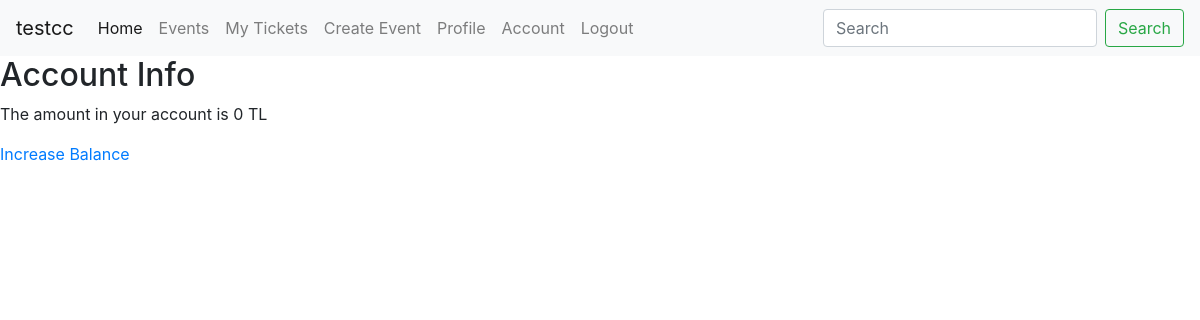
/plane/account/ (signed in), run on an earlier commit of the app's database.
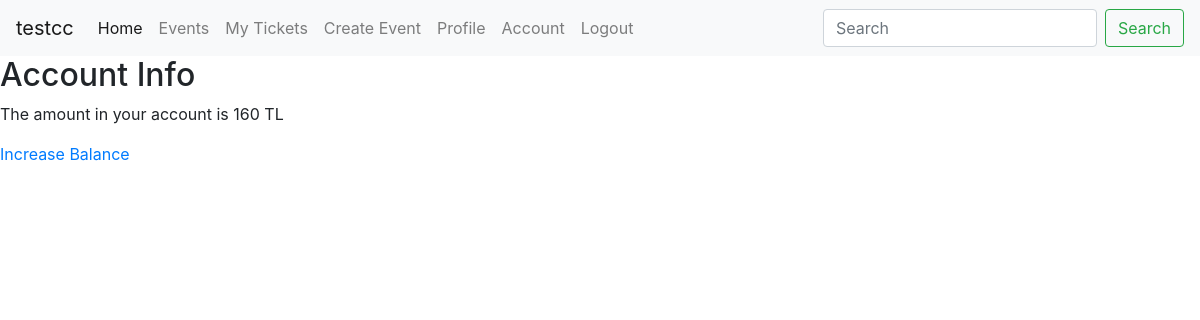
And on a later commit of the database.
### core/models.py (models this page shows, shortened)
class UserAccount(models.Model):
	user = models.OneToOneField(User, on_delete=models.CASCADE)
	balance = models.IntegerField(default=0)

### core/views.py (the view)
# urls.py: path('account/', UserAccountView.as_view(), name='user_account'),
class UserAccountView(DetailView):
	model = UserAccount
	template_name = "core/user_account.html"
	context_object_name = 'account'
	def get_object(self):
		return UserAccount.objects.get(user=self.request.user)
	def get_context_data(self, **kwargs):
		context = super().get_context_data(**kwargs)
		return context

### core/templates/core/user_account.html
{% extends "core/header.html" %}
{% block content %}
	<h2>Account Info</h2>
	<p>The amount in your account is {{ account.balance }} TL</p>
	<a href="{% url 'user_account_update' %} ">Increase Balance</a>
{% endblock %}

What changed in the data, as far as the page shows it:
changed UserAccount: balance "0" → "160"
